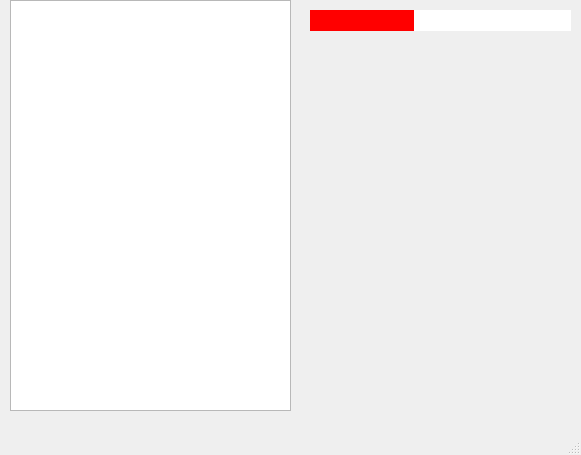
<?xml version="1.0" encoding="UTF-8"?>
<ui version="4.0">
 <class>game1</class>
 <widget class="QMainWindow" name="game1">
  <property name="geometry">
   <rect>
    <x>0</x>
    <y>0</y>
    <width>581</width>
    <height>455</height>
   </rect>
  </property>
  <property name="windowTitle">
   <string>MainWindow</string>
  </property>
  <widget class="QWidget" name="centralwidget">
   <widget class="QProgressBar" name="progressBar">
    <property name="geometry">
     <rect>
      <x>310</x>
      <y>10</y>
      <width>261</width>
      <height>21</height>
     </rect>
    </property>
    <property name="styleSheet">
     <string notr="true">QProgressBar{
        border: none;
        color: white;
        text-align: center;
        background: none;
}
QProgressBar::chunk {
        border: none;
        background: rgb(255, 0, 0);
}</string>
    </property>
    <property name="value">
     <number>40</number>
    </property>
   </widget>
   <widget class="QGraphicsView" name="view">
    <property name="geometry">
     <rect>
      <x>10</x>
      <y>0</y>
      <width>281</width>
      <height>411</height>
     </rect>
    </property>
   </widget>
  </widget>
  <widget class="QMenuBar" name="menubar">
   <property name="geometry">
    <rect>
     <x>0</x>
     <y>0</y>
     <width>581</width>
     <height>23</height>
    </rect>
   </property>
  </widget>
  <widget class="QStatusBar" name="statusbar"/>
 </widget>
 <resources/>
 <connections/>
</ui>
